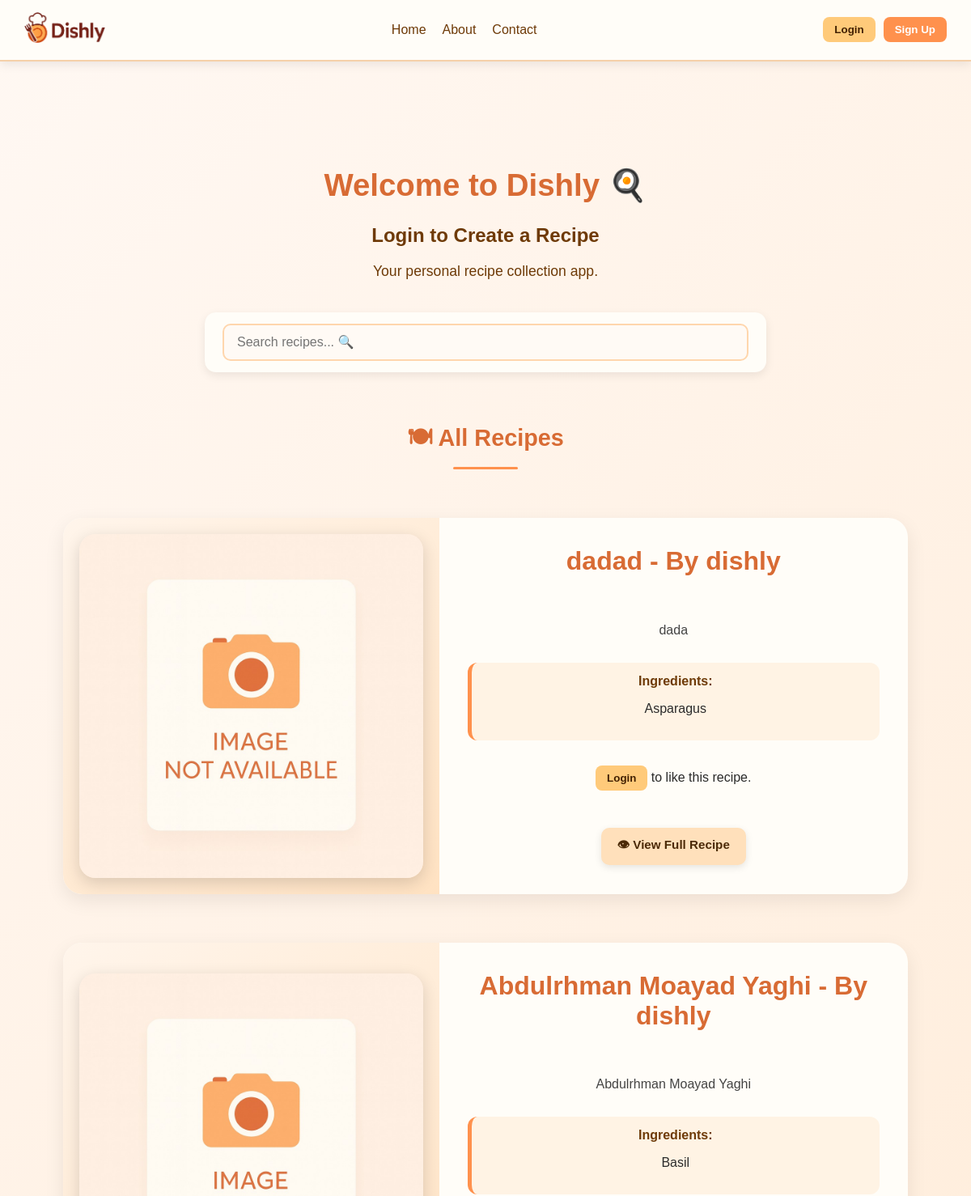
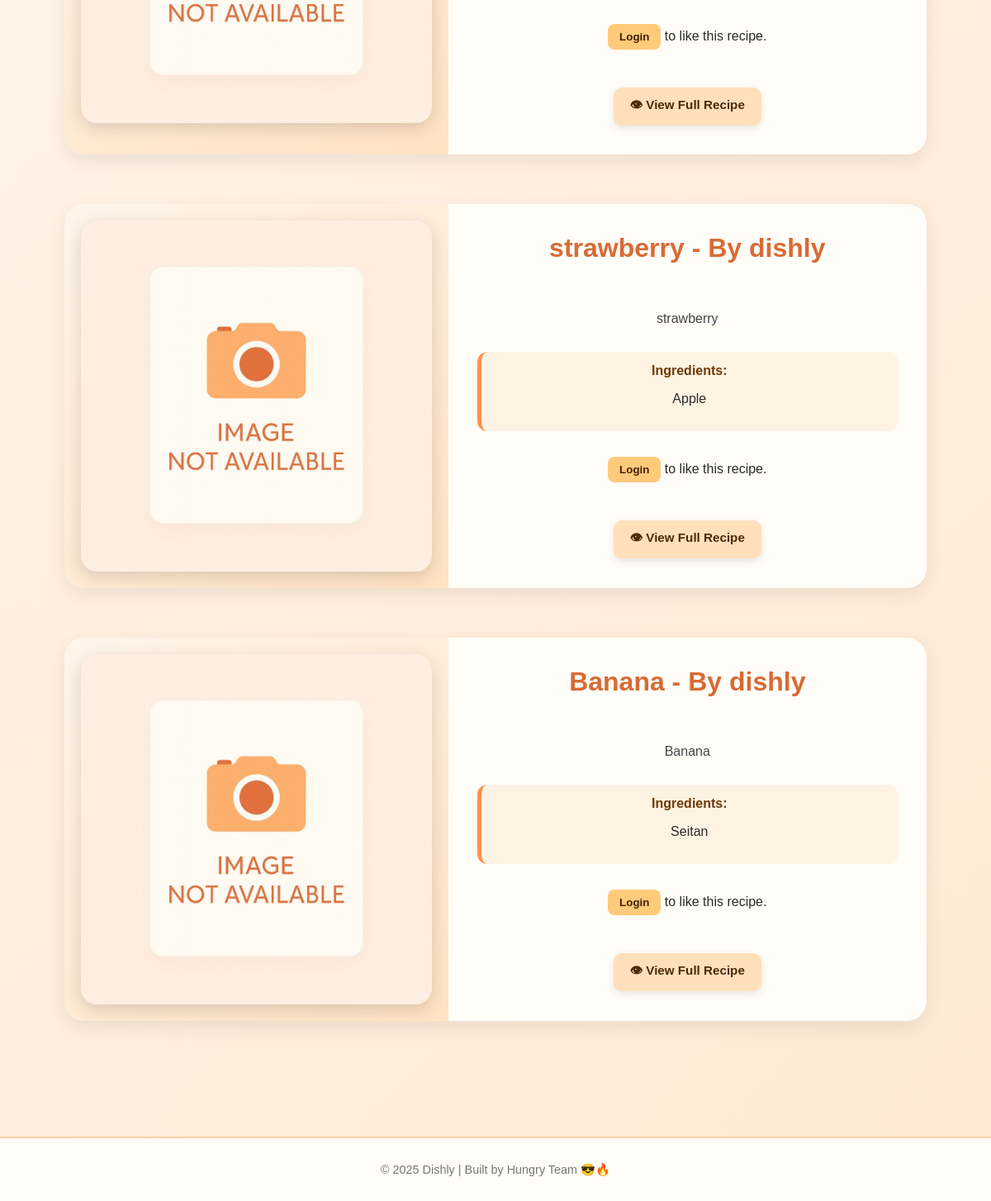
The app's page /, older data (2 pictures, top to bottom).
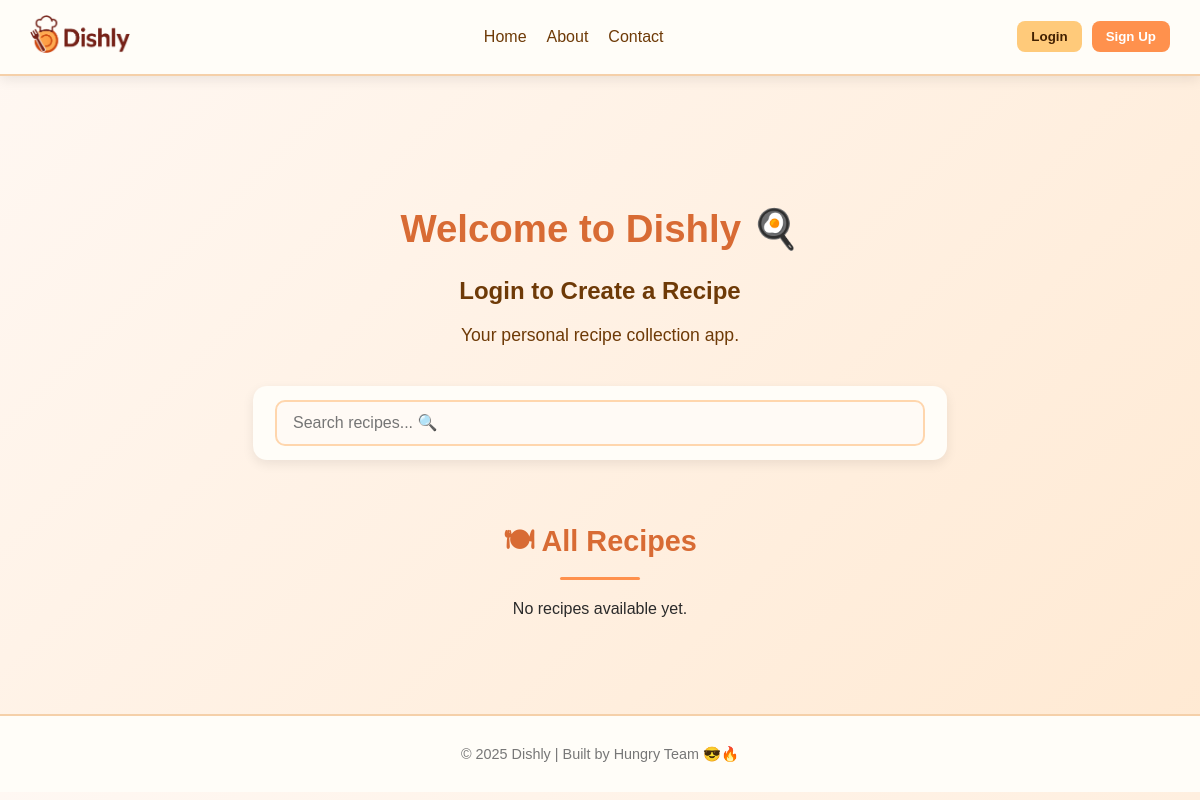
The same page, newer data.
### dishly_app/models.py (models this page shows, shortened)
class Recipe(models.Model):
    name = models.CharField(max_length=100)
    description = models.TextField(max_length=500)
    created_at = models.DateTimeField(auto_now_add=True)
    image_url = models.URLField(blank =True, max_length=500,  help_text="Paste a full recipe image https://URL")
    likes = models.ManyToManyField(User, related_name='liked_recipes', blank=True)
    user = models.ForeignKey(User, on_delete=models.CASCADE)
    category = models.CharField(
        max_length=2,
        choices=CATEGORIES,
        default=CATEGORIES[0][0]
    )
    ingredients = models.ManyToManyField(Ingredient, related_name="recipes")
    class Meta:
        ordering = ['-created_at']

class Ingredient(models.Model):
    name = models.CharField(max_length=100, unique=True)

### dishly_app/views.py (the view)
# urls.py: path('', RecipleListView.as_view(), name= 'recipe-list'),
class RecipleListView(ListView):
    model = Recipe
    template_name = 'dishly_app/home.html'
    context_object_name = 'object_list'
    def get_context_data(self, **kwargs):
        context = super().get_context_data(**kwargs)
        query = self.request.GET.get('search', '')
        if query.strip():
            context['all_search_results'] = Recipe.objects.filter(name__icontains=query)
        else:
            context['all_search_results'] = None
        return context

### dishly_app/templates/dishly_app/home.html (shortened to what this page needs)
{% extends "base.html" %}
{% load static %}
{% block content %}
<h1 class="text-center page-title">Welcome to Dishly 🍳</h1>
{% if user.is_authenticated %}
  <div class="create-btn-wrapper">
    <a href="{% url 'recipe-create' %}">
      <button class="btn primary">➕ Create a Recipe</button>
    </a>
  </div>
{% else %}
  <h2 class="text-center login-message">Login to Create a Recipe</h2>
{% endif %}
<p class="text-center tagline">Your personal recipe collection app.</p>
<form class="search-bar" method="GET" action="{% url 'recipe-list' %}">
  <input class="search-input" type="search" name="search" placeholder="Search recipes... 🔍" value="{{ request.GET.search }}">
</form>
<h2 class="section-title">🍽 All Recipes</h2>
{% for recipe in object_list %}
<section class="recipe-showcase">
  <div class="showcase-container">
    <div class="showcase-image">
      {% if recipe.image_url %}
        <img src="{{ recipe.image_url }}" alt="{{ recipe.name }}" onerror="this.onerror=null;this.src='{% static 'images/placeholder.png' %}';">
      {% else %}
        <img src="{% static 'images/placeholder.png' %}" alt="No image">
      {% endif %}
    </div>
    <div class="showcase-content">
      <h2>{{ recipe.name }} - By {{ recipe.user.username }}</h2>
      <p class="description">{{ recipe.description }}</p>
      <div class="ingredients">
        <h4>Ingredients:</h4>
        {% for ingredient in recipe.ingredients.all %}
          <p>{{ ingredient.name }}</p>
        {% empty %}
          <p>No ingredients listed.</p>
        {% endfor %}
      </div>
      {% if user.is_authenticated %}
        <form class="like-form" data-recipe-id="{{ recipe.id }}" method="post" action="{% url 'like-recipe' recipe.id %}">
          {% csrf_token %}
          {% if user in recipe.likes.all %}
            <button type="submit" class="like-btn liked">💔 Unlike</button>
          {% else %}
            <button type="submit" class="like-btn">👍 Like</button>
          {% endif %}
          <p><span class="like-count">{{ recipe.total_likes }}</span> Likes</p>
        </form>
      {% else %}
        <p><a href="{% url 'login' %}"><button class="btn login">Login</button></a> to like this recipe.</p>
      {% endif %}
      <div class="recipe-actions">
        <a href="{% url 'recipe-detail' recipe.id %}">
          <button class="btn secondary">👁 View Full Recipe</button>
        </a>
      </div>
    </div>
  </div>
</section>
{% empty %}
<p class="text-center">No recipes available yet.</p>
{% endfor %}
{% endblock %}

Row changes from the older to the newer data that the page shows:
removed Recipe: name "dadad", user.username "dishly", description "dada"
no longer on this page (row unchanged): Ingredient: name "Asparagus", shown under "dadad"
removed Recipe: name "Abdulrhman Moayad Yaghi", user.username "dishly", description "Abdulrhman Moayad Yaghi"
no longer on this page (row unchanged): Ingredient: name "Basil", shown under "Abdulrhman Moayad Yaghi"
removed Recipe: name "strawberry", user.username "dishly", description "strawberry"
no longer on this page (row unchanged): Ingredient: name "Apple", shown under "strawberry"
removed Recipe: name "Banana", user.username "dishly", description "Banana"
no longer on this page (row unchanged): Ingredient: name "Seitan", shown under "Banana"
Text that changed along with them:
text now shown: "No recipes available yet."
